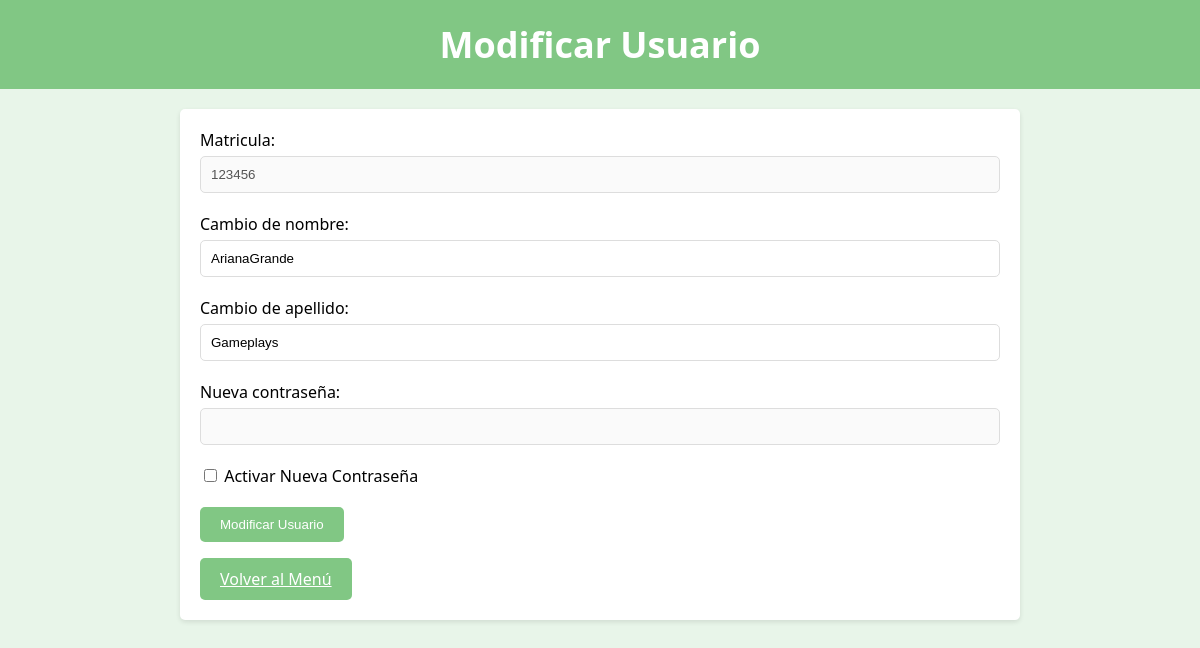
Page /cambiosform.php?matricula=123456 (signed in) on the earlier database version.
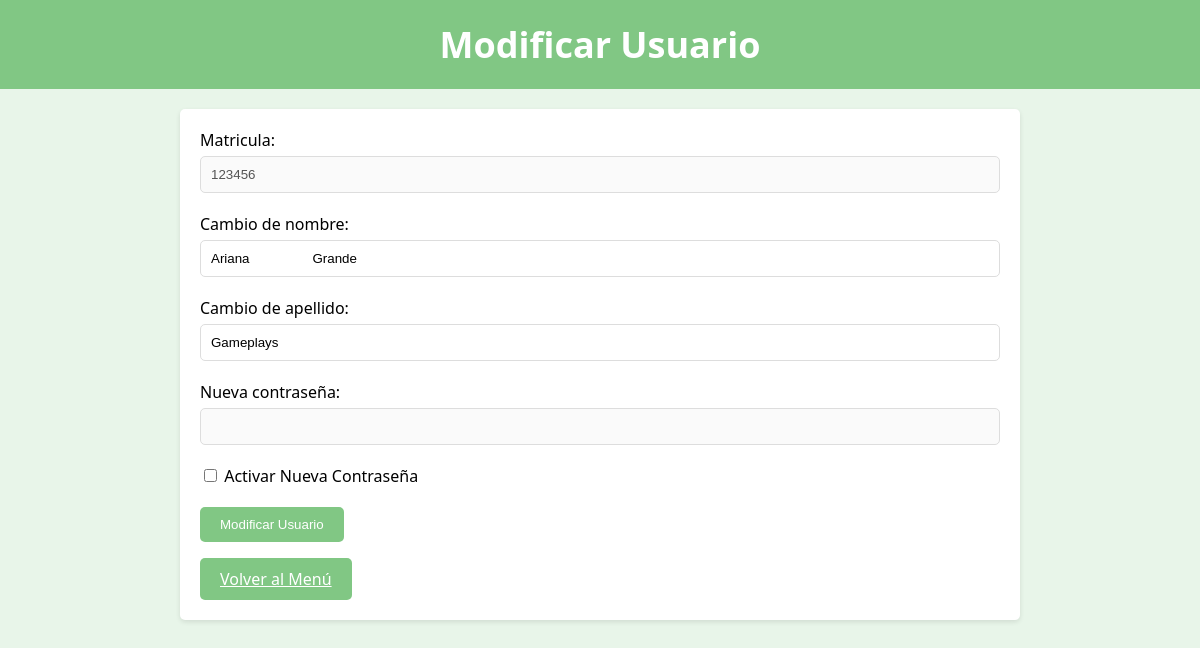
Same page on the later database version.
### tables this page shows
CREATE TABLE IF NOT EXISTS `usuarios` (
  `usuario` varchar(255) NOT NULL,
  `password` varchar(255) NOT NULL,
  `apellido` varchar(255) NOT NULL,
  `matricula` varchar(255) NOT NULL
);

### cambiosform.php (the view, shortened to what this page needs)
<html lang="es">
<head>
<link rel="stylesheet" href="styles.css">
</head>
<body>
  <header>
    <h1>Modificar Usuario</h1>
  </header>
  <div class="content">
    <form action=<?php echo "cambios.php?matricula='".$_GET["matricula"]."'" ?>  method="post" onsubmit="return validarFormulario()">
      <div class="form-group">
        <label for="matricula">Matricula:</label>
        <input type="text" id="matricula" name="new_matricula" required value=<?php echo "'".$_GET["matricula"]."'" ?> readonly disabled>
      </div>
      <div class="form-group">
        <label for="nombre">Cambio de nombre:</label>
        <input type="text" id="nombre" name="nombre" required value=<?php
            $conexion = mysqli_connect("localhost","root","","proyecto");
            $query = "select * from usuarios where matricula= ".$_GET["matricula"].";";
            $resultado = mysqli_query($conexion,$query);
            $registro = mysqli_fetch_array($resultado);
            echo '"'.$registro["usuario"].'"';
        ?>>
      </div>
      <div class="form-group">
        <label for="apellido">Cambio de apellido:</label>
        <input type="text" id="apellido" name="apellido" required value=<?php
            $conexion = mysqli_connect("localhost","root","","proyecto");
            $query = "select * from usuarios where matricula= ".$_GET["matricula"].";";
            $resultado = mysqli_query($conexion,$query);
            $registro = mysqli_fetch_array($resultado);
            echo '"'.$registro["apellido"].'"';
        ?>>
      </div>
      <div class="form-group">
        <label for="contraseña">Nueva contraseña:</label>
        <input type="password" id="contraseña" name="contraseña" disabled>
      </div>
      <div class="form-group">
        <label>
          <input type="checkbox" onchange="toggleContraseña()"> Activar Nueva Contraseña
        </label>
      </div>
      <button type="submit" class="btn">Modificar Usuario</button>
    </form>
    <a href="consultas.php" class="btn">Volver al Menú</a>
  </div>
</body>
</html>

Differences in the rows shown:
removed usuarios: nombre "ArianaGrande", apellido "Gameplays"
added usuarios: nombre "Ariana Grande", apellido "Gameplays"
